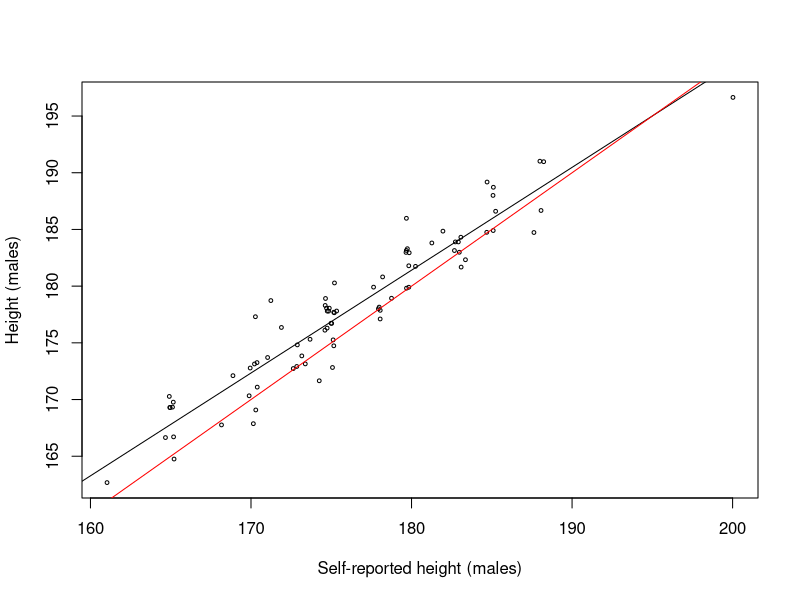
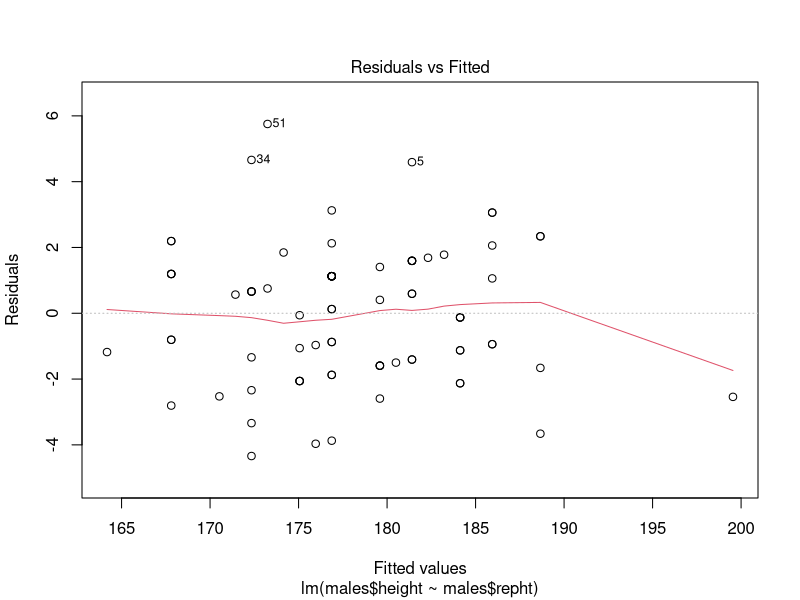
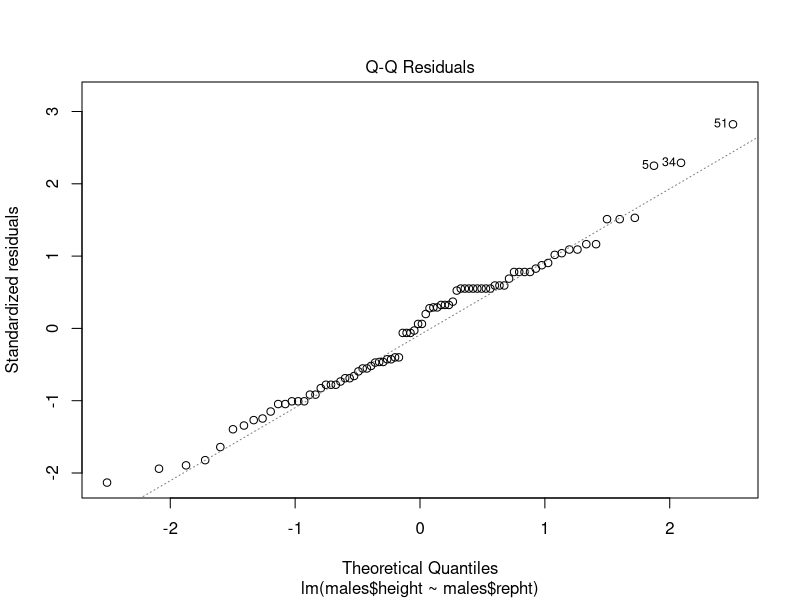
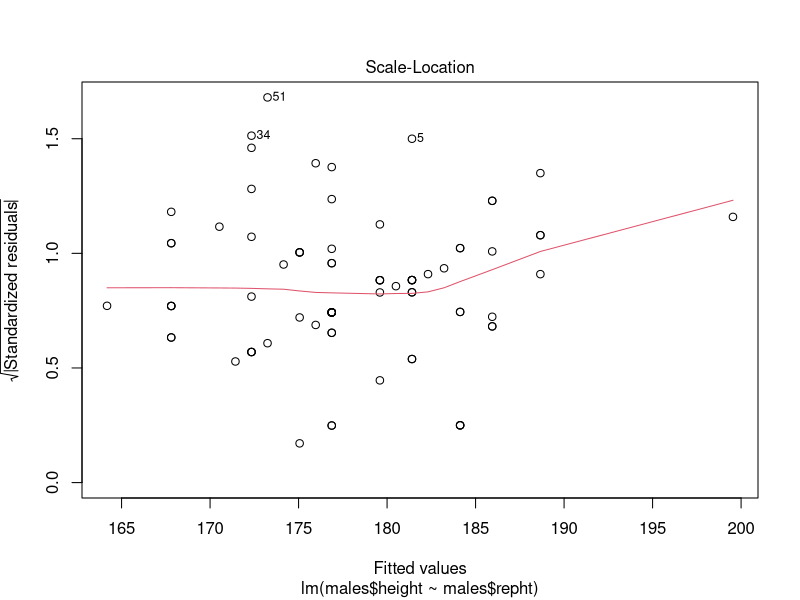
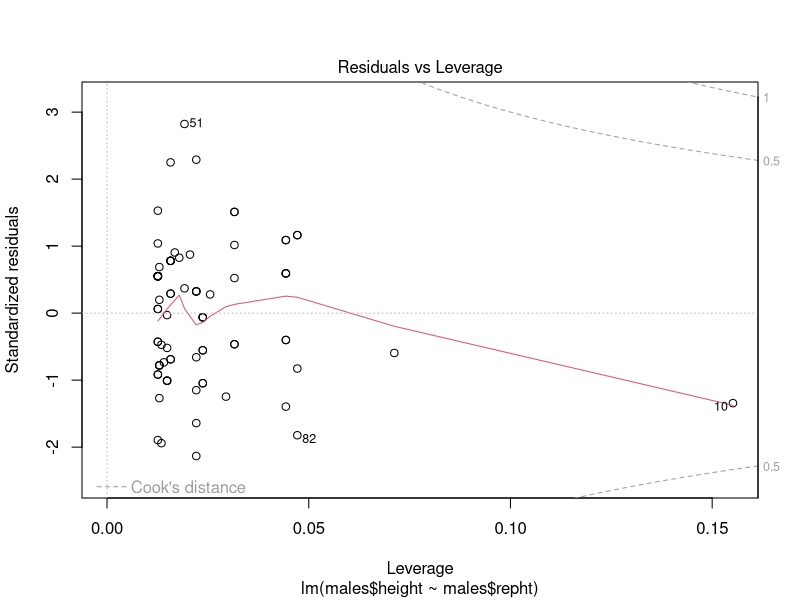
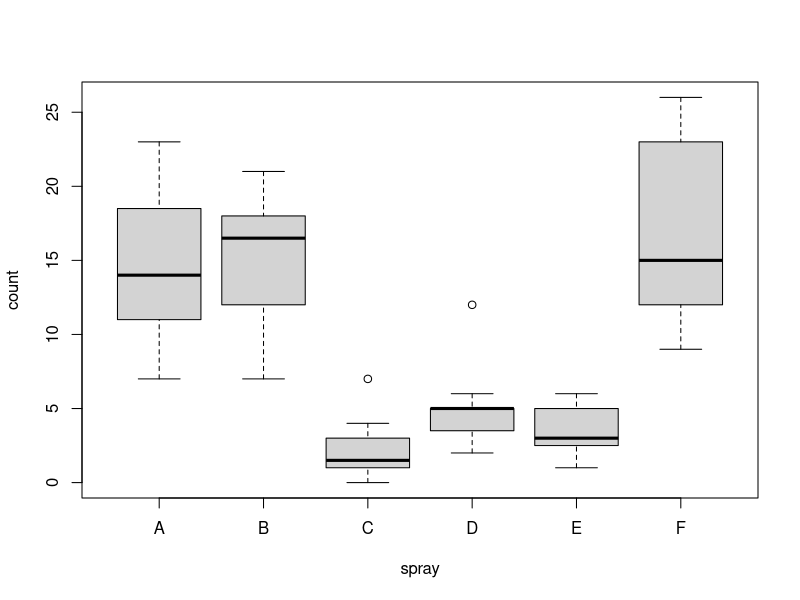
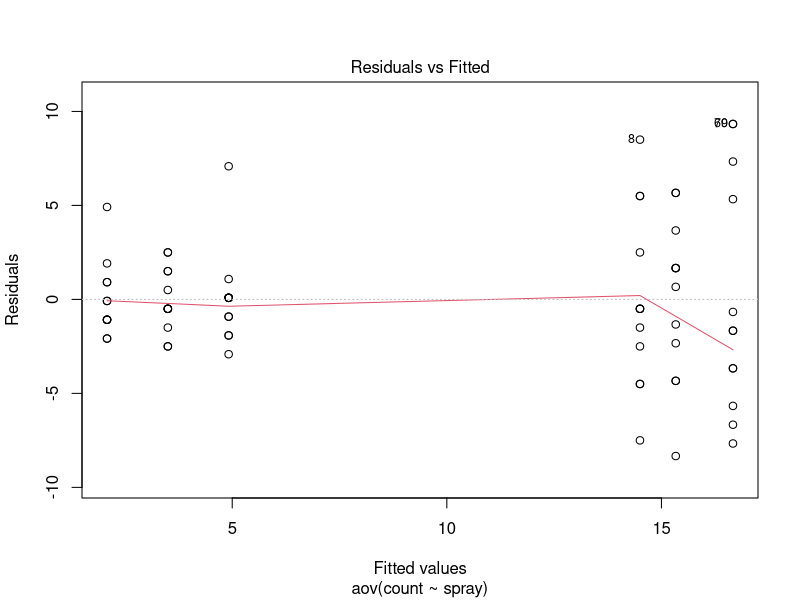
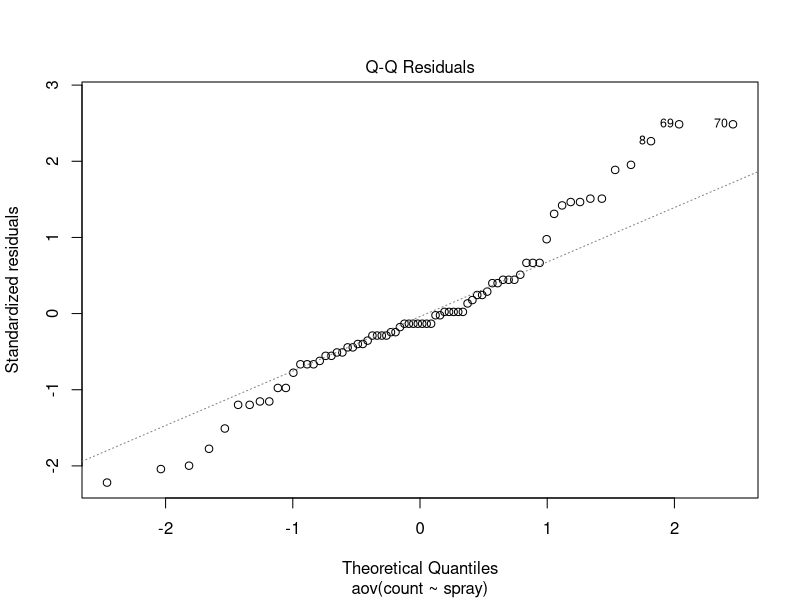

These figures' R source, in order:
## ---- chunk 1
set.seed(2016)
#install.packages("ggplot2")
#install.packages("lattice")
#install.packages("latticeExtra")
#install.packages("MASS")
library(ggplot2)
library(lattice)
library(latticeExtra)
library(MASS)
## ---- chunk 2
library(car)
summary(Davis)
males <- Davis[which(Davis$sex == "M"),]
females <- Davis[which(Davis$sex == "F"),]

lm_height_estim_vs_height_male <- lm(males$height ~ males$repht)
plot(jitter(males$height, factor=2) ~ jitter(males$repht, factor=2), xlab="Self-reported height (males)", ylab="Height (males)", cex=0.5)
abline(lm_height_estim_vs_height_male)
abline(b = 1, a = 0, col="red")
summary(lm_height_estim_vs_height_male)
plot(lm_height_estim_vs_height_male)
## ---- chunk 3
attach(InsectSprays)
data(InsectSprays)
str(InsectSprays)
## ---- chunk 4
tapply(count, spray, mean)
tapply(count, spray, var)
tapply(count, spray, length)
boxplot(count ~ spray)
## ---- chunk 5
oneway.test(count ~ spray)
## ---- chunk 6
aov.out = aov(count ~ spray, data=InsectSprays)
summary(aov.out)
## ---- chunk 7
TukeyHSD(aov.out)
## ---- chunk 8
bartlett.test(count ~ spray, data = InsectSprays)
## ---- chunk 9
plot(aov.out)
## ---- chunk 10
df <- Salaries
summary(df)
par(mfrow=c(1,2))
plot(salary ~ sex + rank, data=df)
results = lm(salary ~ sex + rank + sex:rank, data=df)
anova(results)
qqnorm(results$res)
model.aov <- aov(results)
TukeyHSD(model.aov,
         conf.level = 0.95)
## ---- chunk 11
set.seed(912)
vect <- rpois(10000, lambda=20)
plot(density(scale(vect)))
x   <- seq(-5,5,length=1000)
lines(x, dnorm(x), type="l",col="red")
qqnorm(scale(vect))
qqline(scale(vect), col="red")
abline(v=c(-2,2),h=c(-2,2))
## ---- chunk 12
set.seed(1)
hist(replicate(10000, shapiro.test(rpois(100, lambda=80))$p.value))
## ---- chunk 13
vect <- rnbinom(10000, size=5, mu=80)
plot(density((vect)))
plot(density(scale(vect)))
plot(density(scale(sqrt(vect + 3/8))))
## ---- chunk 14
set.seed(1)
hist(replicate(10000, shapiro.test(rnbinom(100, size=5, mu=80))$p.value))
hist(replicate(10000, shapiro.test(sqrt(rnbinom(100, size=5, mu=80) + 3/8))$p.value))
## ---- chunk 15
vect <- exp(rnorm(10000))
plot(density(vect))
plot(density(log(vect)))
## ---- chunk 16
x <- round(runif(100, 1, 50))
y <- rpois(100, lambda=x)
y_vs_x <- lm(y ~ x)
plot(y ~ x)
abline(y_vs_x)
## ---- chunk 17
vect_big <- rpois(10000, 1000)
vect_small <- rpois(10000, 10)
plot(density(vect_small), xlim=c(min(vect_big, vect_small), max(vect_big, vect_small)))
lines(density(vect_big))
plot(density(sqrt(vect_small + 3/8)), xlim=c(min(sqrt(vect_big), sqrt(vect_small)), max(sqrt(vect_big), sqrt(vect_small))))
lines(density(sqrt(vect_big + 3/8)))
## ---- chunk 18
set.seed(1926)
data <- rnbinom(1000, size=5, mu=80)
plot(density(data))
summary(p1 <- powerTransform(data))
transformedY <- bcPower(data, lambda <- p1$lambda)
plot(density(transformedY))
## ---- chunk 19
N <- 1000
x <- rnorm(N, mean = 10, sd = 1.5)
beta0 <- 1
beta1 <- 2
beta1_2 <- 0.5
y <- (beta0 + beta1 * x + rnorm(N, sd = 0.5)) ** 10
plot(y ~ x)
boxcox(y ~ x)
p1 <- powerTransform(y)
p1$lambda
## ---- chunk 20
panel <- function(...) {
    panel.xyplot(...)
        panel.lmline(...)
}
N <- 1000
x <- rnorm(N)
beta0 <- 1
beta1 <- 2
beta1_2 <- 0.5
y <- exp(beta0 + beta1 * x + rnorm(N, sd = 0.5))
df <- data.frame(y = y, x = x)
l <- lm(y ~ x, data = df)
l2 <- lm(log(y) ~ x, data = df)
p1 <- xyplot(residuals(l) ~ fitted(l), panel = panel)
p2 <- xyplot(residuals(l2) ~ fitted(l2),
    panel = panel)
plot(c(original = p1, logarithm = p2))
## ---- chunk 21

y <- beta0 + beta1 * x + beta1_2 * x^2 +
    rnorm(N, sd = 0.1)
df <- data.frame(y = y, x = x)
l <- lm(y ~ x, data = df)
l2 <- lm(y ~ poly(x, degree = 2), data = df)
p1 <- xyplot(residuals(l) ~ fitted(l), panel = panel)
p2 <- xyplot(residuals(l2) ~ fitted(l2),
    panel = panel)
plot(c(linear = p1, quadratic = p2))
## ---- chunk 22
set.seed(1990)
means_first <- rnorm(48, mean=5.0, sd=0.7)
means_second <- means_first + rt(48, df=20)
samples <- data.frame(matrix(c(round(exp(means_first)), round(exp(means_second))),  nrow=48, ncol=2))
colnames(samples) <- c("Region_1", "Region_2")
## ---- chunk 23
plot(density(samples[,2]))
qqnorm(samples[,2])
m <- lm(Region_2 ~ Region_1, data = samples) 
samples_without_log <- cbind(samples, predict(m, interval = "prediction")) 
ggplot(samples_without_log, aes(x = Region_1)) + 
   geom_ribbon(aes(ymin = lwr, ymax = upr), 
               fill = "blue", alpha = 0.2) + 
   geom_point(aes(y = Region_2)) + 
   geom_line(aes(y = fit), colour = "blue", size = 1) 
qqnorm(m$residuals)
#qqnorm(m$residuals[which(m$residuals < 1000)])
## ---- chunk 24
samples_log <- data.frame(apply(samples,2,log))
m <- lm(Region_2 ~ Region_1, data = samples_log) 
samples_log <- cbind(samples_log, predict(m, interval = "prediction")) 
ggplot(samples_log, aes(x = Region_1)) + 
   geom_ribbon(aes(ymin = lwr, ymax = upr), 
               fill = "blue", alpha = 0.2) + 
   geom_point(aes(y = Region_2)) + 
   geom_line(aes(y = fit), colour = "blue", size = 1) 
qqnorm(m$residuals)
## ---- chunk 25
true_value <- runif(100, 20, 100)
gold_standard <- true_value + rnorm(100, mean=0, sd=1)
your_method <- true_value + rnorm(100, mean=log(true_value), sd=2)
plot(gold_standard ~ your_method)
abline(lm(gold_standard ~ your_method))
cor(gold_standard, your_method)
abline(a=0,b=1,col="red")
## ---- chunk 26
sum_of_methods <- gold_standard + your_method
diff_of_methods <- gold_standard - your_method
plot(sum_of_methods / 2, diff_of_methods)
abline(h=0)
print(c(mean(diff_of_methods) - 1.96 * sd(diff_of_methods), mean(diff_of_methods) + 1.96 * sd(diff_of_methods)))
## ---- chunk 27
x <- runif(20, 1, 100)
y <- 20 * x^10
## ---- chunk 28
paste(as.character(x), sep="' '", collapse=", ")
paste(as.character(y), sep="' '", collapse=", ")
plot(x, y)
